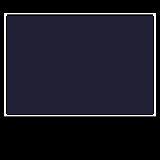

A 2D game scene composited from a Tiled map and its tileset images. What follows is a short description and the map's XML, with every tile layer's data as written:
An orthogonal 10x10 tile map with 16x16 px tiles, 1 tile layer (Capa de patrones 1) and 1 object (Mars).

<map version="1.10" tiledversion="1.12.2" orientation="orthogonal" renderorder="right-down" width="10" height="10" tilewidth="16" tileheight="16" infinite="0" nextlayerid="3" nextobjectid="2">
 <tileset firstgid="1" source="MapMonitor.tsx" />
 <layer id="1" name="Capa de patrones 1" width="10" height="10">
  <data encoding="csv">
1,2,3,4,5,6,7,8,9,10,
11,12,13,14,15,16,17,18,19,20,
21,22,23,24,25,26,27,28,29,30,
31,32,33,34,35,36,37,38,39,40,
41,42,43,44,45,46,47,48,49,50,
51,52,53,54,55,56,57,58,59,60,
61,62,63,64,65,66,67,68,69,70,
71,72,73,74,75,76,77,78,79,80,
0,0,0,0,0,0,0,0,0,0,
0,0,0,0,0,0,0,0,0,0
</data>
 </layer>
 <objectgroup id="2" name="Monitor" visible="0">
  <object id="1" name="Mars" x="7.66667" y="17.3333" width="144.667" height="95.6667" />
 </objectgroup>
</map>
